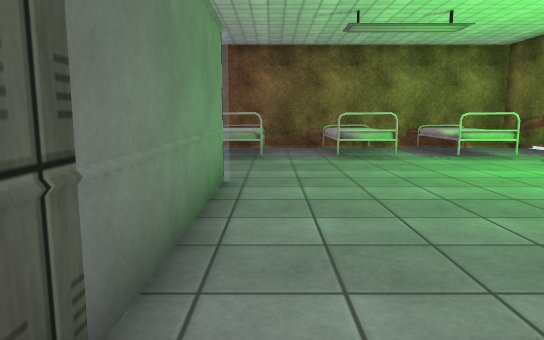
[1] (above)

16 first-person views from a walk through a scene from a Unity 3-D project. The camera is 1.2 m above the floor, tilts 8° down and sees 70° across. The floor is counted in squares, 1 m on a side. Each view is taken from the middle of a square. On the plan, view 1 faces up. The plan holds only what a view shows up to about 15 squares ahead; the rest is blank. The player character is not drawn. Door leaves are left out, so doorways stand open. Some surface patterns are stand-ins.

[2]
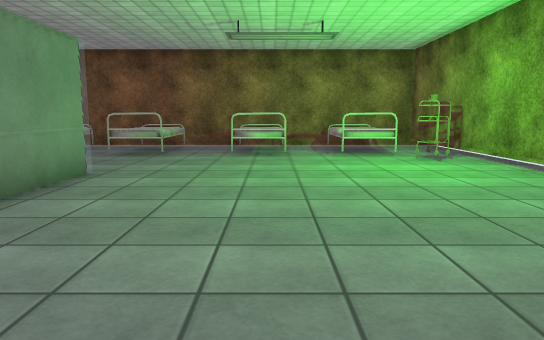

[3]
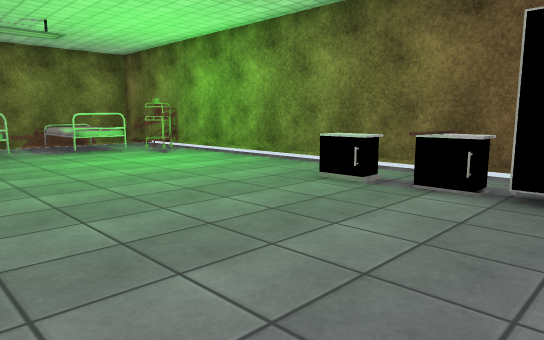

[4]
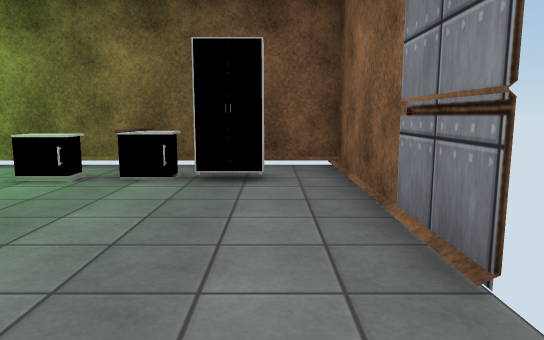

[5]
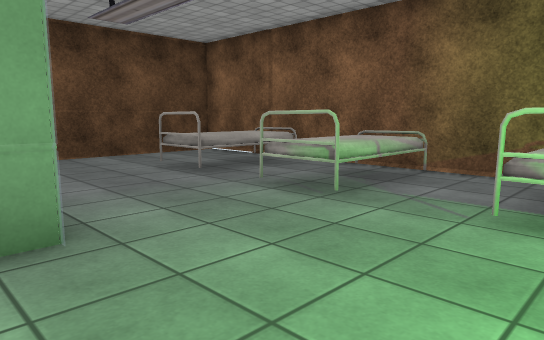

[6]
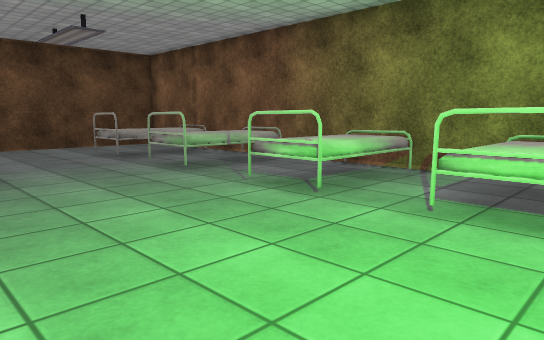

[7]
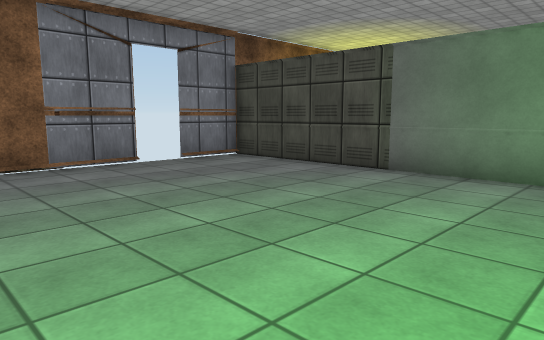

[8]
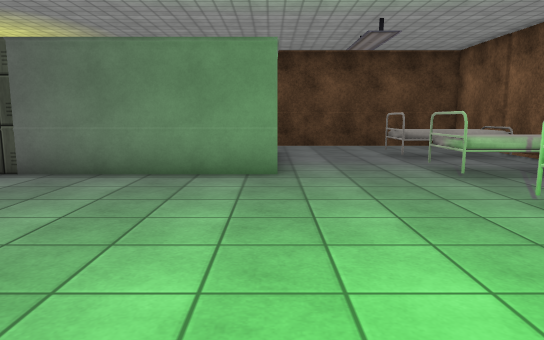

[9]
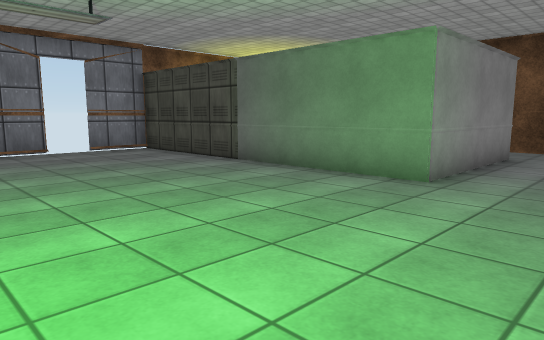

[10]
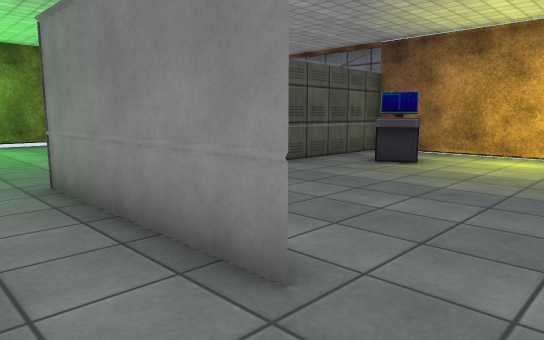

[11]
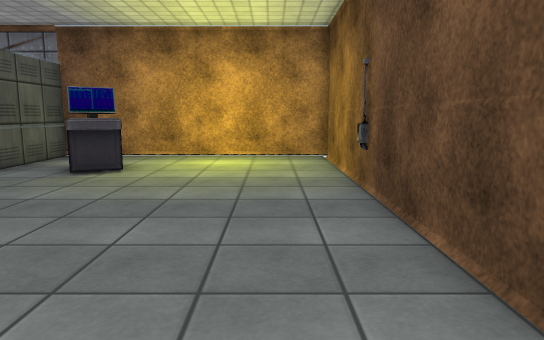

[12]
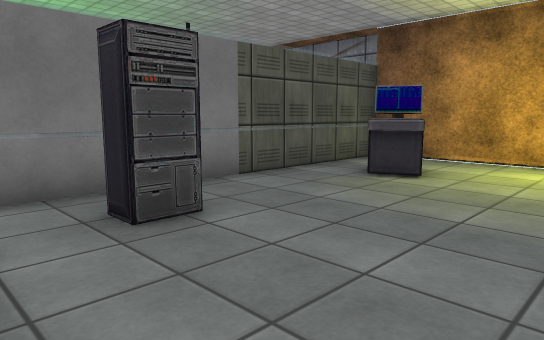

[13]
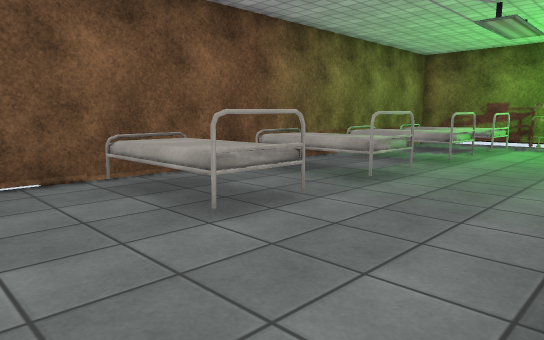

[14]
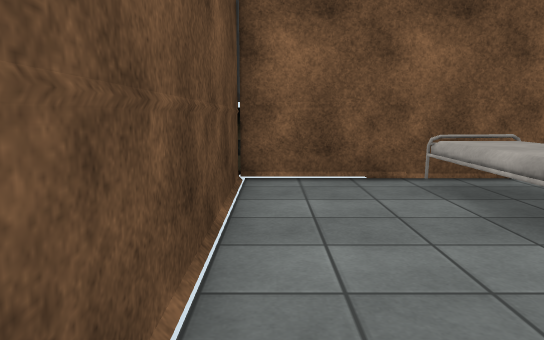

[15]
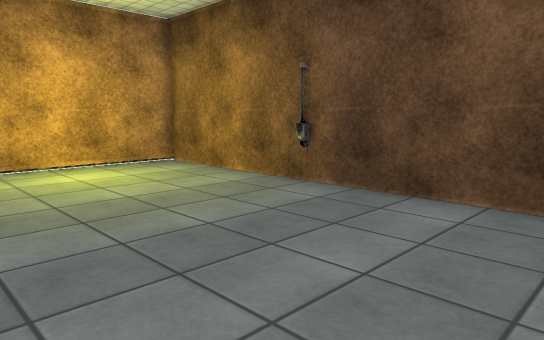

[16]
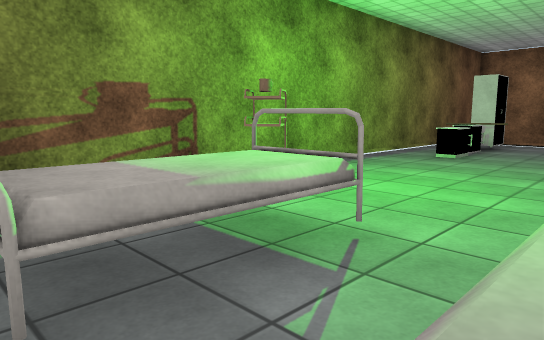

### Floor plan
Ten units are one square. View 1 is at (0, 0); x grows to the right and y downward. Boxes are objects, and circles mark ways between rooms. Rooms are numbered by the first view taken in them; rooms with no view inside come last. Other rooms are left out.
<svg viewBox="-91 -149 185 194">
<path fill="none" stroke="#000" d="M-63 -71 -9 -71 -9 35M85 -14 85 -144M89 -144 -86 -144 -86 -74M24 35 85 35 85 4M-10 35 12 35M-9 -45 -9 -71M-86 -74 -86 35 -10 35M-9 35 -9 -29"/>
<rect x="-55" y="-135" width="20" height="30" fill="#bbb"><title>other object</title></rect>
<rect x="-25" y="-135" width="20" height="30" fill="#bbb"><title>other object</title></rect>
<rect x="15" y="-135" width="20" height="30" fill="#bbb"><title>other object</title></rect>
<rect x="45" y="-135" width="20" height="30" fill="#bbb"><title>other object</title></rect>
<rect x="65" y="5" width="10" height="10" fill="#bbb"><title>cabinet</title></rect>
<rect x="65" y="-15" width="20" height="20" fill="#bbb"><title>other object</title></rect>
<rect x="65" y="-15" width="10" height="10" fill="#bbb"><title>other object</title></rect>
<rect x="65" y="-25" width="10" height="10" fill="#bbb"><title>other object</title></rect>
<rect x="65" y="-105" width="10" height="10" fill="#bbb"><title>cup</title></rect>
<rect x="75" y="-105" width="10" height="10" fill="#bbb"><title>trolley</title></rect>
<rect x="-45" y="-5" width="20" height="20" fill="#bbb"><title>other object</title></rect>
<rect x="-35" y="-55" width="10" height="20" fill="#bbb"><title>other object</title></rect>
<circle cx="-75" cy="-70" r="3" fill="#2a7"/>
<text x="20" y="-70">1</text>
<text x="-50" y="-20">2</text>
</svg>
Room 1 opens to room 2.

Where each view was taken, in squares from view 1:
view 1: 0 up, 0 right, facing up
view 2: 1 down, 3 right, facing up
view 3: 2 down, 1 right, facing up-right
view 4: 2 down, 0 right, facing right
view 5: 6 up, 3 right, facing up-left
view 6: 6 up, 7 right, facing up-left
view 7: 6 up, 7 right, facing down-left
view 8: 7 up, 7 right, facing left
view 9: 10 up, 6 right, facing down-left
view 10: 9 up, 8 left, facing down-right
view 11: 8 up, 7 left, facing down
view 12: 7 up, 7 left, facing down-right
view 13: 7 up, 8 left, facing up-right
view 14: 7 up, 8 left, facing up
view 15: 6 up, 3 left, facing down-left
view 16: 14 up, 3 right, facing down-right
